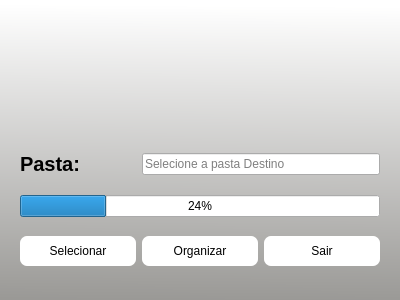
<?xml version="1.0" encoding="UTF-8"?>
<ui version="4.0">
 <class>Form</class>
 <widget class="QWidget" name="Form">
  <property name="geometry">
   <rect>
    <x>0</x>
    <y>0</y>
    <width>400</width>
    <height>300</height>
   </rect>
  </property>
  <property name="windowTitle">
   <string>Form</string>
  </property>
  <property name="styleSheet">
   <string notr="true">QWidget#Form{
background-color: ;
	background-color: qlineargradient(spread:pad, x1:0.481, y1:0.0170455, x2:0.471, y2:1, stop:0 rgba(255, 255, 255, 255), stop:1 rgba(154, 153, 150, 255));
}
QLabel{
font-weight: bold;
font-size: 20px;
}
QPushButton{
background-color: white;
color: black;
text-transform: uppercase;
border: 1 px solid gray;
padding: 8px;
border-radius: 7px;
}
QPushButton:hover{
background-color: rgb(230,230,230);
}
QPushButton:pressed{
background-color: rgb(28, 113, 216);
color: white;
border: 2px solid gray;
}</string>
  </property>
  <layout class="QGridLayout" name="gridLayout">
   <item row="0" column="0">
    <widget class="QFrame" name="frame">
     <property name="frameShape">
      <enum>QFrame::NoFrame</enum>
     </property>
     <property name="frameShadow">
      <enum>QFrame::Raised</enum>
     </property>
     <layout class="QGridLayout" name="gridLayout_2">
      <item row="3" column="0">
       <widget class="QPushButton" name="btn_select">
        <property name="cursor">
         <cursorShape>PointingHandCursor</cursorShape>
        </property>
        <property name="text">
         <string>Selecionar</string>
        </property>
       </widget>
      </item>
      <item row="0" column="1" alignment="Qt::AlignHCenter">
       <widget class="QLabel" name="label">
        <property name="styleSheet">
         <string notr="true">max-height: 100px;
max-width: 100px;</string>
        </property>
        <property name="text">
         <string/>
        </property>
        <property name="pixmap">
         <pixmap resource="../resources/resources.qrc">:/IMGS/icone_mp3.png</pixmap>
        </property>
        <property name="scaledContents">
         <bool>true</bool>
        </property>
        <property name="alignment">
         <set>Qt::AlignCenter</set>
        </property>
       </widget>
      </item>
      <item row="1" column="1" colspan="2">
       <widget class="QLineEdit" name="inputtext_way">
        <property name="placeholderText">
         <string>Selecione a pasta Destino</string>
        </property>
       </widget>
      </item>
      <item row="3" column="1">
       <widget class="QPushButton" name="btn_organizer">
        <property name="cursor">
         <cursorShape>PointingHandCursor</cursorShape>
        </property>
        <property name="text">
         <string>Organizar</string>
        </property>
       </widget>
      </item>
      <item row="1" column="0">
       <widget class="QLabel" name="label_2">
        <property name="text">
         <string>Pasta:</string>
        </property>
       </widget>
      </item>
      <item row="3" column="2">
       <widget class="QPushButton" name="btn_close">
        <property name="cursor">
         <cursorShape>PointingHandCursor</cursorShape>
        </property>
        <property name="text">
         <string>Sair</string>
        </property>
       </widget>
      </item>
      <item row="2" column="0" colspan="3">
       <widget class="QProgressBar" name="mp3_load">
        <property name="value">
         <number>24</number>
        </property>
       </widget>
      </item>
     </layout>
    </widget>
   </item>
  </layout>
 </widget>
 <resources>
  <include location="../resources/resources.qrc"/>
 </resources>
 <connections/>
</ui>
